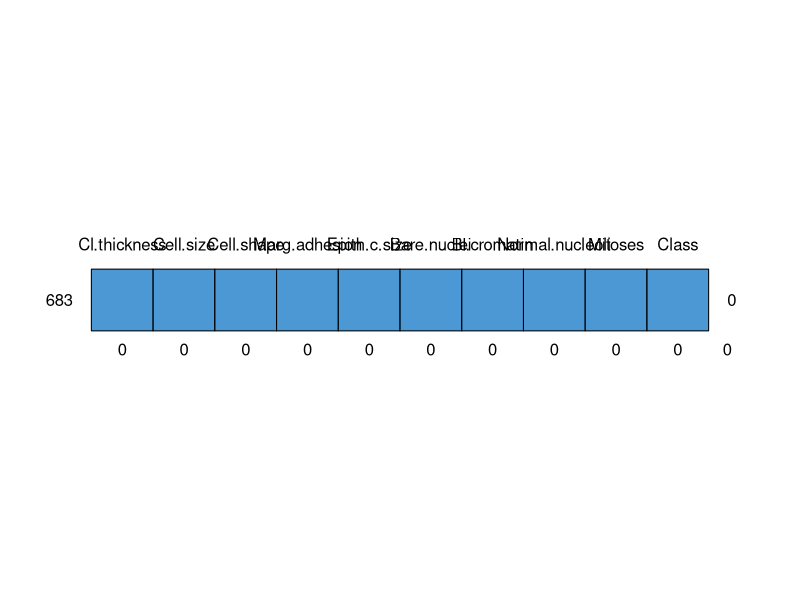
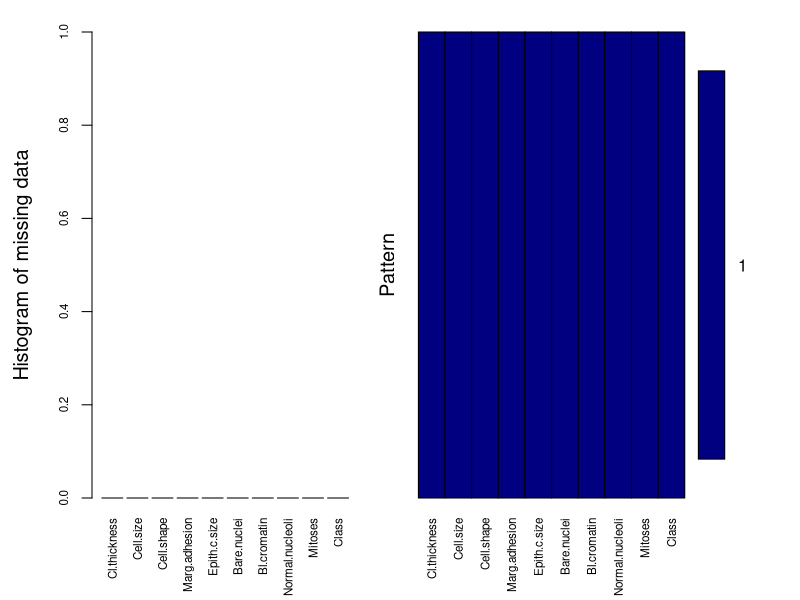
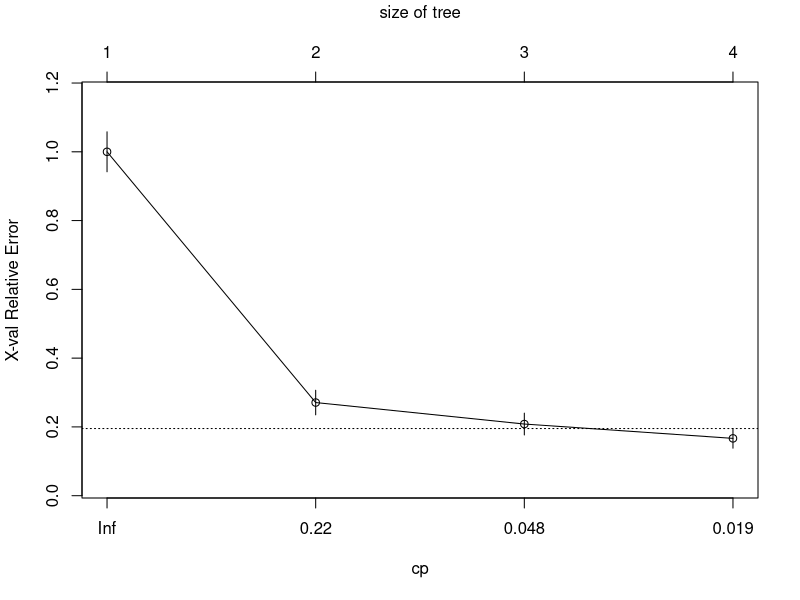
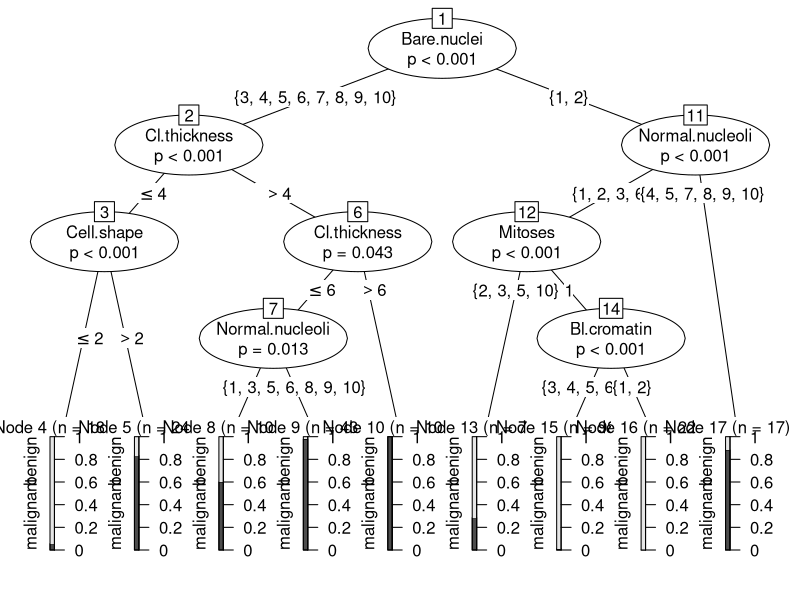

These figures' R source, in order:
## ---- chunk 1
knitr::opts_chunk$set(echo = TRUE)
library(party)
library(caret)
library(datasets)
library(randomForest)
library(mlbench)
library(rpart)
library(gmodels)
library(class)
library(e1071)
library(VIM)
library(mice)
data("BreastCancer")
breastCancer <- na.omit(BreastCancer)
breastCancer <- breastCancer[,-1]

## ---- chunk 2
md.pattern(breastCancer)
aggr_plot <- aggr(breastCancer, col=c('navyblue','red'), numbers=TRUE, sortVars=TRUE, labels=names(breastCancer), cex.axis=.7, gap=3, ylab=c("Histogram of missing data","Pattern"))
splitdata <- createDataPartition(y=breastCancer$Class,p=0.8, list = F,times = 1)
train_data <- breastCancer[splitdata,]
test_data <- breastCancer[-splitdata,]

## ---- chunk 3
fitrpart <- rpart(Class ~ .,method="class",data=train_data)
printcp(fitrpart)
plotcp(fitrpart)
#summary(fitrpart)
testrpart<- test_data
testrpart$fitvalues <- predict(fitrpart,testrpart,type = "class")
testtable <- table(testrpart$fitvalues,testrpart$Class)
accuracyrpart <- sum(diag(testtable))/sum(testtable)
accuracyrpart

## ---- chunk 4
train_labels <- breastCancer[splitdata,10]
test_labels <- breastCancer[-splitdata,10]
fitknn.4 <- knn(train = train_data[,-10],test = test_data[,-10],k=4,cl =train_labels)
CrossTable(test_data[,10],fitknn.4,prop.chisq = F)
testtableknn<-table(test_labels,fitknn.4)
accuracyknn <- sum(diag(testtableknn))/sum(testtableknn)
accuracyknn
## ---- chunk 5
fitctree <- ctree(Class~.,data = train_data,controls = ctree_control(maxdepth = 4))
plot(fitctree)
ctreetestdata <- test_data
ctreetestdata$fitvalues <- predict(fitctree,test_data)
testtable <- table(ctreetestdata$fitvalues,ctreetestdata$Class)
accuracyctree <- sum(diag(testtable))/sum(testtable)
accuracyctree

## ---- chunk 6
fitnb <- naiveBayes(Class~.,data = train_data)
nbtestdata <- test_data
nbtestdata$fitvalues <- predict(fitnb,nbtestdata)
testtable <- table(nbtestdata$fitvalues,nbtestdata$Class)
accuracynb <- sum(diag(testtable))/sum(testtable)
accuracynb

## ---- chunk 7
fitrandomForest <- randomForest(Class~.,data = train_data, ntree = 400)
print(fitrandomForest)
rftestdata <- test_data
rftestdata$fitvalues <- predict(fitrandomForest,rftestdata)
testtable <- table(rftestdata$fitvalues,rftestdata$Class)
accuracyrf <- sum(diag(testtable))/sum(testtable)
accuracyrf


## ---- chunk 8
train_data$Class <- factor(train_data$Class)
fitlog <- glm(Class ~ .,data = train_data,family = "binomial")
summary(fitlog)
predictlog <- predict(fitlog,type = "response",test_data)
testtable <- table(round(predictlog),test_data$Class)
accuracylr <- sum(diag(testtable))/sum(testtable)
accuracylr
